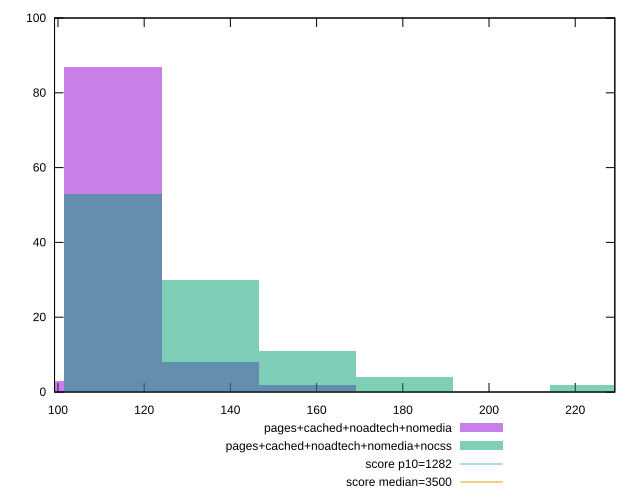

Generate this figure with gnuplot:
reset

$pagesCachedNoadtechNomedia <<EOF
112.75142961148349 87
90.2011436891868 3
135.3017155337802 8
157.8520014560769 2
EOF

$pagesCachedNoadtechNomediaNocss <<EOF
135.3017155337802 30
112.75142961148349 53
157.8520014560769 11
180.4022873783736 4
225.50285922296698 2
EOF

set key outside below
set boxwidth 22.5502859222967
set xrange [99.20399999999998:229.18399999999997]
set yrange [0:100]
set trange [0:100]
set style fill transparent solid 0.5 noborder

set parametric
set terminal svg size 640, 500 enhanced background rgb 'white'
set output "report_00009_2021-02-08T22-37-41.559Z/bootup-time/comparison/histogram/3_vs_4.svg"

plot $pagesCachedNoadtechNomedia title "pages+cached+noadtech+nomedia" with boxes, \
     $pagesCachedNoadtechNomediaNocss title "pages+cached+noadtech+nomedia+nocss" with boxes, \
     1282,t title "score p10=1282", \
     3500,t title "score median=3500"

reset
